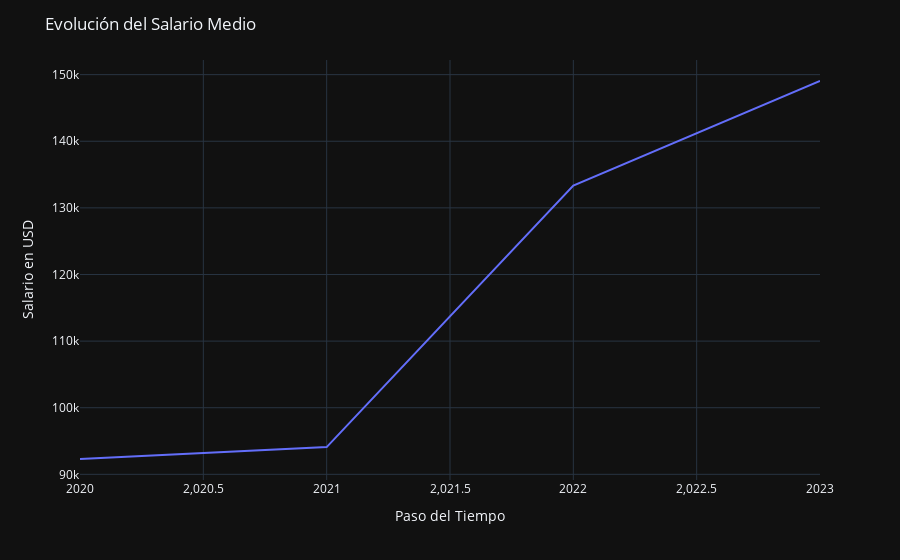

Write notebook code for a chart like this one.
### Markdown cell above
#### Evolución del Salario Medio con el paso de los Años

### Code cell
data=df.groupby('work_year')['salary_in_usd'].mean().reset_index()
fig = px.line(data, x='work_year', y='salary_in_usd', template="plotly_dark")

fig.update_layout(
    title='Evolución del Salario Medio',
    xaxis=dict(title='Paso del Tiempo'),
    yaxis=dict(title='Salario en USD')
)
fig.show()

### Figure 1 — Plotly figure (JSON) as saved in the notebook; plotly's stock layout.template omitted (floating-point values rounded to 4 significant figures)
{"data": [{"hovertemplate": "work_year=%{x}<br>salary_in_usd=%{y}<extra></extra>", "legendgroup": "", "line": {"color": "#636efa", "dash": "solid"}, "marker": {"symbol": "circle"}, "mode": "lines", "name": "", "orientation": "v", "showlegend": false, "type": "scatter", "x": [2020, 2021, 2022, 2023], "xaxis": "x", "y": [92300.0, 94090.0, 133300.0, 149000.0], "yaxis": "y"}], "layout": {"legend": {"tracegroupgap": 0}, "margin": {"t": 60}, "title": {"text": "Evolución del Salario Medio"}, "xaxis": {"anchor": "y", "domain": [0, 1], "title": {"text": "Paso del Tiempo"}}, "yaxis": {"anchor": "x", "domain": [0, 1], "title": {"text": "Salario en USD"}}}}
